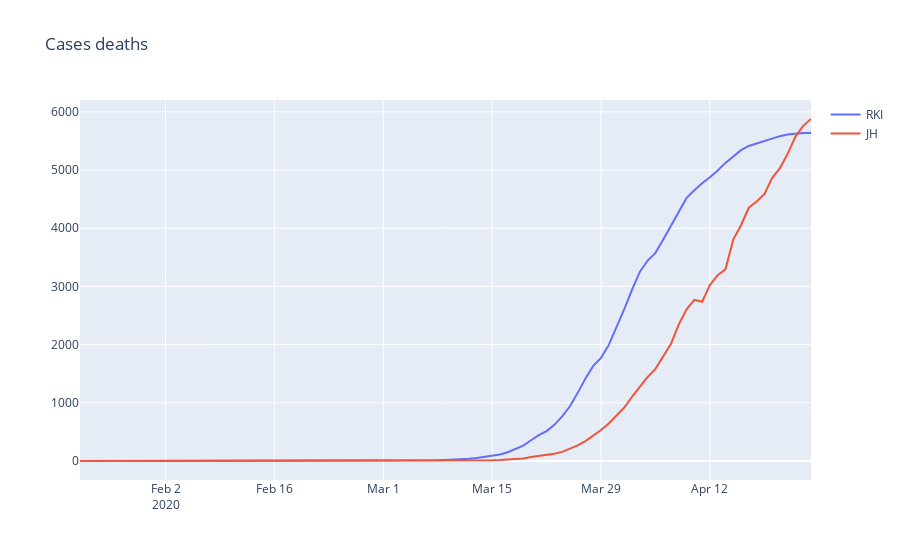

Notebook code cell kept with this figure:
### Code cell
fig = go.Figure()
fig.add_trace(go.Scatter(x=df['Meldedatum'], 
                         y=df['Cases deaths'], 
                         mode='lines', 
                         name='RKI'))
fig.add_trace(go.Scatter(x=df_jh_de['Date'], 
                         y=df_jh_de['Cases deaths'],
                         mode='lines',
                         name='JH'))
fig.update_layout(title='Cases deaths')
